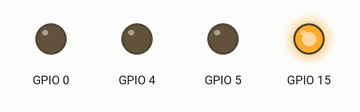
A sketch run on a simulated ESP32. Parts: output pins drawn as LEDs (lit = HIGH).

Above: at 0.05 s.
At 0.5 s:
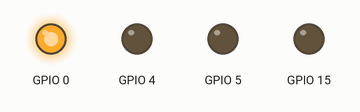
At 1.25 s:
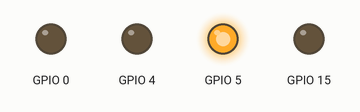
At 2.32 s:
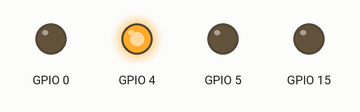
Timing chart, 0 to 3.0 s (numbered marks = the images above):
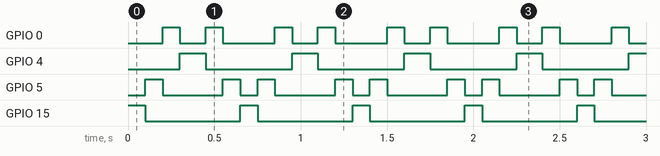

The sketch:

ledTrain.ino
```cpp
void setup(){
    pinMode(15, OUTPUT);
    pinMode(5, OUTPUT);
    pinMode(0, OUTPUT);
    pinMode(4, OUTPUT);


}

void loop(){
    digitalWrite(15, HIGH);
    digitalWrite(5, LOW);
    digitalWrite(0, LOW);
    digitalWrite(4, LOW);
    delay(100);

    digitalWrite(15, LOW);
    digitalWrite(5, HIGH);
    digitalWrite(0, LOW);
    digitalWrite(4, LOW);
    delay(100);

    digitalWrite(15, LOW);
    digitalWrite(5, LOW);
    digitalWrite(0, HIGH);
    digitalWrite(4, LOW);
    delay(100);

    digitalWrite(15, LOW);
    digitalWrite(5, LOW);
    digitalWrite(0, LOW);
    digitalWrite(4, HIGH);
    delay(150);

    digitalWrite(15, LOW);
    digitalWrite(5, LOW);
    digitalWrite(0, HIGH);
    digitalWrite(4, LOW);
    delay(100);

    digitalWrite(15, LOW);
    digitalWrite(5, HIGH);
    digitalWrite(0, LOW);
    digitalWrite(4, LOW);
    delay(100);

    // digitalWrite(15, HIGH);
    // digitalWrite(5, LOW);
    // digitalWrite(0, LOW);
    // digitalWrite(4, LOW);
    // delay(150);

}
//15, 5, 0, 4
```

Measured:
- by itself, GPIO 0: repeats every 0.65 s: LOW 0.15 s, HIGH 0.10 s, LOW 0.30 s, HIGH 0.10 s
- by itself, GPIO 4: alternates HIGH for 0.15 s and LOW for 0.50 s
- by itself, GPIO 5: repeats every 0.65 s: LOW 0.35 s, HIGH 0.10 s, LOW 0.10 s, HIGH 0.10 s
- by itself, GPIO 15: alternates HIGH for 0.10 s and LOW for 0.55 s
